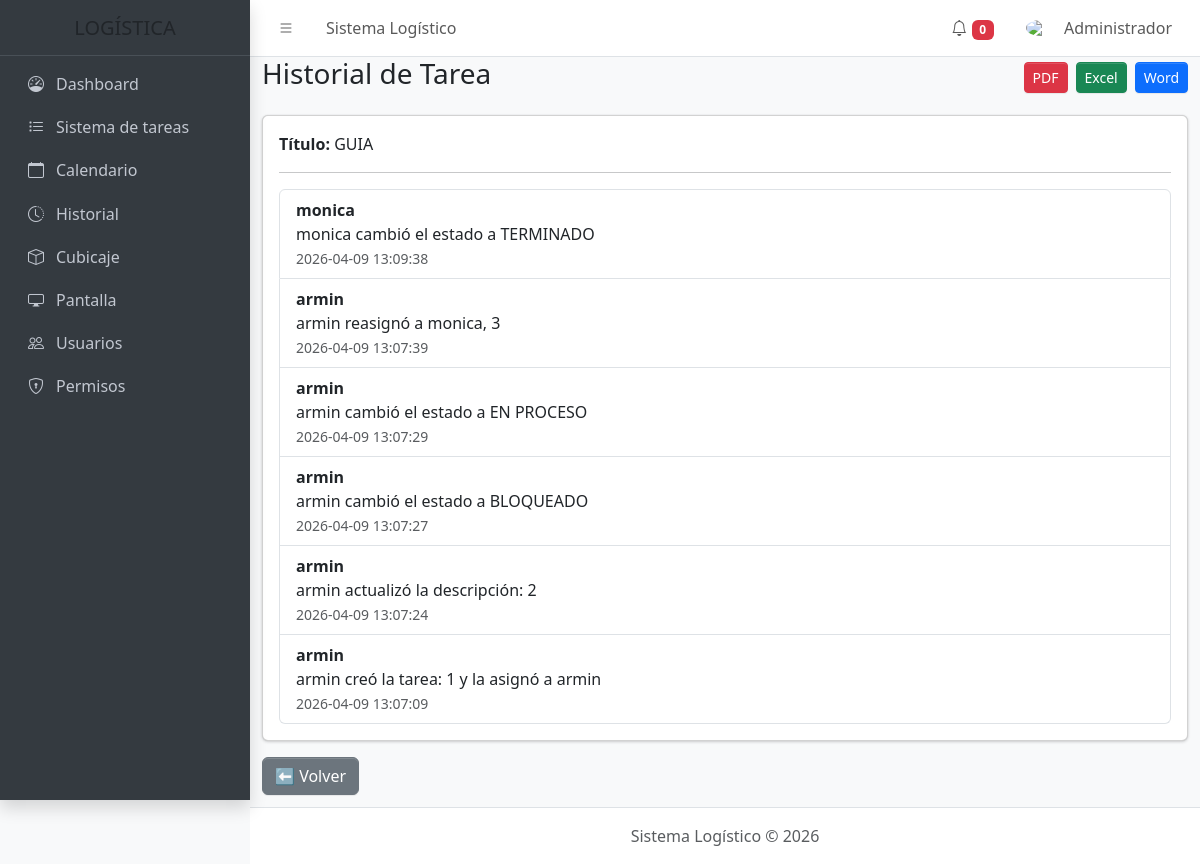
/tareas/historial_tarea.php?tarea=1 (signed in), run on the app's committed database.
### tables this page shows
CREATE TABLE `tareas` (
  `id` int(11) NOT NULL,
  `servicio_id` int(11) DEFAULT NULL,
  `titulo` varchar(100) DEFAULT NULL,
  `descripcion` text DEFAULT NULL,
  `responsable_id` int(11) DEFAULT NULL,
  `estado` varchar(20) DEFAULT 'PENDIENTE',
  `fecha_limite` date DEFAULT NULL,
  `fecha_creacion` timestamp NOT NULL DEFAULT current_timestamp(),
  `asignado_por` int(11) DEFAULT NULL,
  `prioridad` varchar(20) DEFAULT 'MEDIA',
  `fecha_finalizado` datetime DEFAULT NULL
);

CREATE TABLE `historial_tareas` (
  `id` int(11) NOT NULL,
  `tarea_id` int(11) NOT NULL,
  `accion` varchar(50) DEFAULT NULL,
  `usuario_id` int(11) DEFAULT NULL,
  `fecha` datetime DEFAULT NULL,
  `servicio_id` int(11) NOT NULL
);

CREATE TABLE `usuarios` (
  `id` int(11) NOT NULL,
  `nombre` varchar(100) DEFAULT NULL,
  `usuario` varchar(50) DEFAULT NULL,
  `password` varchar(255) DEFAULT NULL,
  `rol` varchar(20) DEFAULT NULL,
  `fecha_creacion` timestamp NOT NULL DEFAULT current_timestamp(),
  `intentos` int(11) DEFAULT 0,
  `bloqueado_hasta` datetime DEFAULT NULL,
  `remember_token` varchar(255) DEFAULT NULL
);

### tareas/historial_tarea.php (the view, shortened to what this page needs)
<?php
$db = Database::conectar();
$tarea_id = isset($_GET['tarea']) ? (int)$_GET['tarea'] : 0;
$stmt = $db->prepare("SELECT * FROM tareas WHERE id = ?");
$stmt->execute([$tarea_id]);
$tarea = $stmt->fetch(PDO::FETCH_ASSOC);
$stmt = $db->prepare("
    SELECT h.*, u.nombre
    FROM historial_tareas h
    LEFT JOIN usuarios u ON h.usuario_id = u.id
    WHERE h.tarea_id = ?
    ORDER BY h.fecha DESC
");
$stmt->execute([$tarea_id]);
$historial = $stmt->fetchAll(PDO::FETCH_ASSOC);
?>
<div class="d-flex justify-content-between align-items-center mb-3">
<h3>Historial de Tarea</h3>
<div class="d-flex gap-2">
<a href="../export/pdf_historial_tarea.php?tarea=<?php echo $tarea_id; ?>" target="_blank" class="btn btn-danger btn-sm">
PDF
</a>
<a href="../export/excel_historial_tarea.php?tarea=<?php echo $tarea_id; ?>" class="btn btn-success btn-sm">
Excel
</a>
<a href="../export/word_historial_tarea.php?tarea=<?php echo $tarea_id; ?>" class="btn btn-primary btn-sm">
Word
</a>
</div>
</div>
<div class="card">
<div class="card-body">
<p><strong>Título:</strong> <?php echo htmlspecialchars($tarea['titulo']); ?></p>
<hr>
<ul class="list-group">
<?php foreach($historial as $h){ ?>
<li class="list-group-item">
<strong><?php echo htmlspecialchars($h['nombre'] ?? 'Sistema'); ?></strong><br>
<?php echo htmlspecialchars($h['accion']); ?>
<br>
<small class="text-muted"><?php echo $h['fecha']; ?></small>
</li>
<?php } ?>
</ul>
</div>
</div>
<a href="ver_servicio.php?id=<?php echo $tarea['servicio_id']; ?>" class="btn btn-secondary mt-3">
⬅ Volver
</a>
<?php
require_once __DIR__ . "/../layouts/app.php";
?>

### data on the page
tareas: titulo "GUIA"
historial_tareas: usuario.nombre "monica", accion "monica cambió el estado a TERMINADO", fecha "2026-04-09 13:09:38"
historial_tareas: usuario.nombre "armin", accion "armin reasignó a monica, 3", fecha "2026-04-09 13:07:39"
historial_tareas: usuario.nombre "armin", accion "armin cambió el estado a EN PROCESO", fecha "2026-04-09 13:07:29"
historial_tareas: usuario.nombre "armin", accion "armin cambió el estado a BLOQUEADO", fecha "2026-04-09 13:07:27"
historial_tareas: usuario.nombre "armin", accion "armin actualizó la descripción: 2", fecha "2026-04-09 13:07:24"
historial_tareas: usuario.nombre "armin", accion "armin creó la tarea: 1 y la asignó a armin", fecha "2026-04-09 13:07:09"

### other printed values
$_SESSION['nombre'] "Administrador"
